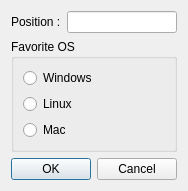
<?xml version="1.0" encoding="UTF-8"?>
<ui version="4.0">
 <class>InfoDialog</class>
 <widget class="QDialog" name="InfoDialog">
  <property name="geometry">
   <rect>
    <x>0</x>
    <y>0</y>
    <width>172</width>
    <height>168</height>
   </rect>
  </property>
  <property name="windowTitle">
   <string>Dialog</string>
  </property>
  <layout class="QVBoxLayout" name="verticalLayout_2">
   <item>
    <layout class="QHBoxLayout" name="horizontalLayout">
     <item>
      <widget class="QLabel" name="label">
       <property name="text">
        <string>Position :</string>
       </property>
      </widget>
     </item>
     <item>
      <widget class="QLineEdit" name="positionLineEdit"/>
     </item>
    </layout>
   </item>
   <item>
    <widget class="QGroupBox" name="groupBox">
     <property name="title">
      <string>Favorite OS</string>
     </property>
     <layout class="QVBoxLayout" name="verticalLayout">
      <item>
       <widget class="QRadioButton" name="windowsRadioButton">
        <property name="text">
         <string>Windows</string>
        </property>
       </widget>
      </item>
      <item>
       <widget class="QRadioButton" name="linuxRadioButton">
        <property name="text">
         <string>Linux</string>
        </property>
       </widget>
      </item>
      <item>
       <widget class="QRadioButton" name="macRadioButton">
        <property name="text">
         <string>Mac</string>
        </property>
       </widget>
      </item>
     </layout>
    </widget>
   </item>
   <item>
    <layout class="QHBoxLayout" name="horizontalLayout_2">
     <item>
      <spacer name="horizontalSpacer">
       <property name="orientation">
        <enum>Qt::Orientation::Horizontal</enum>
       </property>
       <property name="sizeHint" stdset="0">
        <size>
         <width>40</width>
         <height>20</height>
        </size>
       </property>
      </spacer>
     </item>
     <item>
      <widget class="QPushButton" name="okButton">
       <property name="text">
        <string>OK</string>
       </property>
      </widget>
     </item>
     <item>
      <widget class="QPushButton" name="cancelButton">
       <property name="text">
        <string>Cancel</string>
       </property>
      </widget>
     </item>
    </layout>
   </item>
  </layout>
 </widget>
 <resources/>
 <connections/>
</ui>
